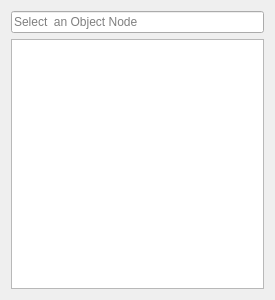
<?xml version="1.0" encoding="UTF-8"?>
<ui version="4.0">
 <class>GraphNodesSelectionDialog</class>
 <widget class="QDialog" name="GraphNodesSelectionDialog">
  <property name="windowModality">
   <enum>Qt::ApplicationModal</enum>
  </property>
  <property name="geometry">
   <rect>
    <x>0</x>
    <y>0</y>
    <width>275</width>
    <height>300</height>
   </rect>
  </property>
  <property name="windowTitle">
   <string>Dialog</string>
  </property>
  <property name="modal">
   <bool>true</bool>
  </property>
  <layout class="QVBoxLayout" name="verticalLayout">
   <item>
    <widget class="QLineEdit" name="lineEdit">
     <property name="cursor">
      <cursorShape>PointingHandCursor</cursorShape>
     </property>
     <property name="frame">
      <bool>true</bool>
     </property>
     <property name="placeholderText">
      <string>Select  an Object Node</string>
     </property>
    </widget>
   </item>
   <item>
    <widget class="QTreeView" name="nodesTreeView"/>
   </item>
  </layout>
 </widget>
 <resources/>
 <connections/>
</ui>
